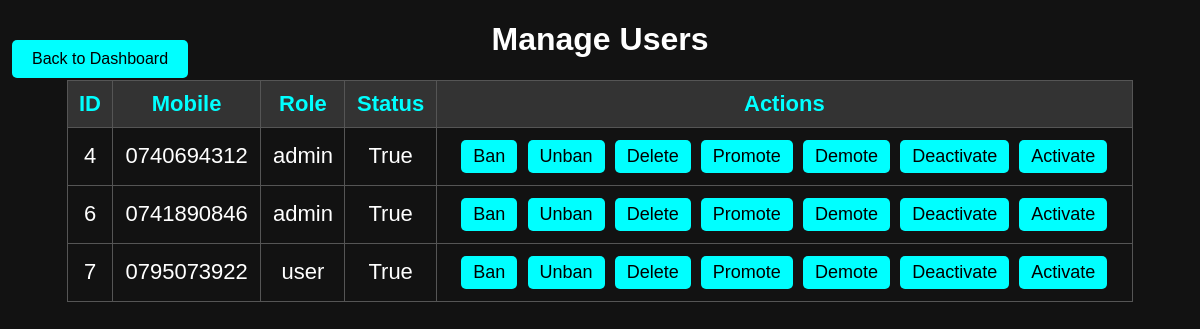
The page /admin/manage_users (signed in) on the database its author committed.
### app.py (models this page shows)
class User(db.Model, UserMixin):
    id = db.Column(db.Integer, primary_key=True)
    mobile = db.Column(db.String(10), unique=True, nullable=False)
    email = db.Column(db.String(120), unique=True,  nullable=False)
    password = db.Column(db.String(255), nullable=False)
    role = db.Column(db.String(10), nullable=False, default='user')
    created_at = db.Column(db.DateTime, default=nairobi_time)
    profile_image = db.Column(db.String(255), default='/static/default-profile.png')
    location = db.Column(db.String(255), nullable=True)
    agreed = db.Column(db.Boolean, default=False)
    active = db.Column(db.Boolean, default=True)

### app.py (the view)
@app.route('/admin/manage_users')
@admin_required
def manage_users():
    users = User.query.all()
    return render_template('admin_manage_users.html', users=users)

### app.py (called while the page is built)
@app.before_request
def make_session_permanent():
    session.permanent = True

@app.before_request
def auto_logout_user():
    if current_user.is_authenticated:
        user = User.query.filter_by(id=current_user.id).first()
        if user and user.role != current_user.role:
            logout_user()
            flash("Role has changed. Please log in again.", "error")
            return redirect(url_for('login'))

def admin_required(f):
    @wraps(f)
    def decorated_function(*args, **kwargs):
        if not current_user.is_authenticated or current_user.role != 'admin':
            return abort(403)
        return f(*args, **kwargs)
    return decorated_function

@login_manager.user_loader
def load_user(user_id):
    return User.query.get(int(user_id))

@app.context_processor
def inject_csrf_token():
    from flask_wtf.csrf import generate_csrf
    return dict(csrf_token=generate_csrf)

### templates/admin_manage_users.html (shortened to what this page needs)
<!DOCTYPE html>
<html lang="en">
<head>
</head>
<body>
  <h1>Manage Users</h1><div id="toast-container" class="toast-container"></div>
  <button class="btn" onclick="window.location.href='/admin/dashboard'">Back to Dashboard</button>
  <table>
    <tr>
      <th>ID</th>
      <th>Mobile</th>
      <th>Role</th>
      <th>Status</th>
      <th>Actions</th>
    </tr>
    {% for user in users %}
    <tr>
      <td>{{ user.id }}</td>
      <td>{{ user.mobile }}</td>
      <td>{{ user.role }}</td>
      <td>{{ user.active }}</td>
      <td>
        <form action="{{ url_for('admin_ban_user', user_id=user.id) }}" method="POST" style="display:inline;">
          <button type="submit">Ban</button>
        </form>
        <form action="{{ url_for('admin_unban_user', user_id=user.id) }}" method="POST" style="display:inline;">
          <button type="submit">Unban</button>
        </form>
        <form action="{{ url_for('admin_delete_user', user_id=user.id) }}" method="POST" style="display:inline;">
          <button type="submit">Delete</button>
        </form>
        <form action="{{ url_for('admin_promote_user', user_id=user.id) }}" method="POST" style="display:inline;">
          <button type="submit">Promote</button>
        </form>
        <form action="{{ url_for('admin_demote_user', user_id=user.id) }}" method="POST" style="display:inline;">
          <button type="submit">Demote</button>
        </form>
        <form action="{{ url_for('admin_deactivate_user', user_id=user.id) }}" method="POST" style="display:inline;">
          <button type="submit">Deactivate</button>
        </form>
        <form action="{{ url_for('admin_activate_user', user_id=user.id) }}" method="POST" style="display:inline;">
          <button type="submit">Activate</button>
        </form>
      </td>
    </tr>
    {% endfor %}
  </table></body>
</html>

### templates/admin_manage_users.html (style rules this page uses)
body { background: #121212; color: white; font-family: Arial, sans-serif; text-align: center; }
table { width: 90%; margin: auto; border-collapse: collapse; font-size: 22px; }
th, td { padding: 10px; border: 1px solid #555; }
th { background: #333; color: cyan; }
button { padding: 6px 12px; background: cyan; border: none; border-radius: 5px; cursor: pointer; margin: 2px; font-size: 18px; }
.btn { margin-top: 20px; position: fixed; top: 20px; left: 10px; padding: 10px 20px; font-size: 16px; border: none; background: cyan; color: black; cursor: pointer; border-radius: 5px; transition: 0.3s; }

### rows shown on the page
User: id "4", mobile "0740694312", role "admin", active "True"
User: id "6", mobile "0741890846", role "admin", active "True"
User: id "7", mobile "0795073922", role "user", active "True"
